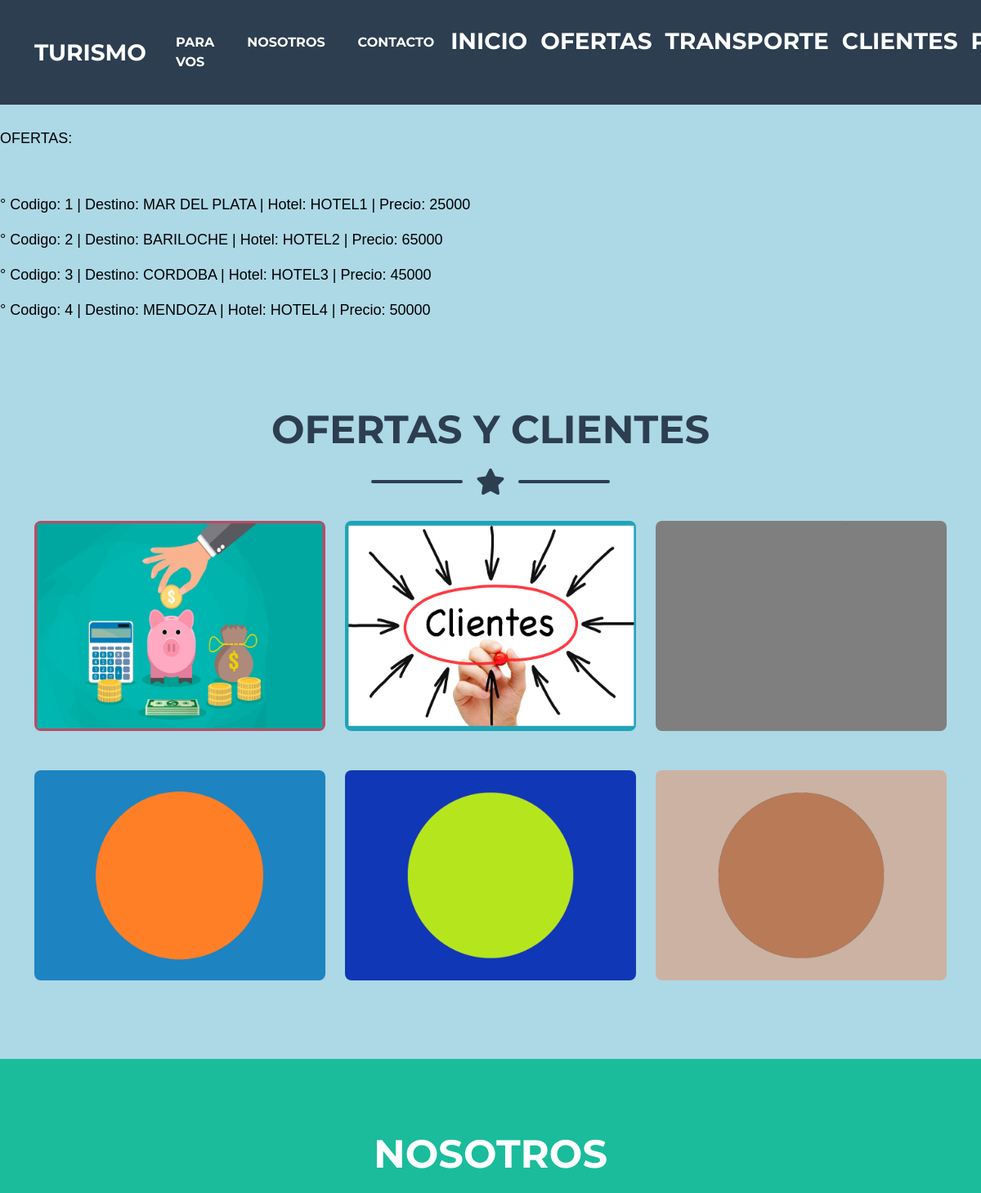
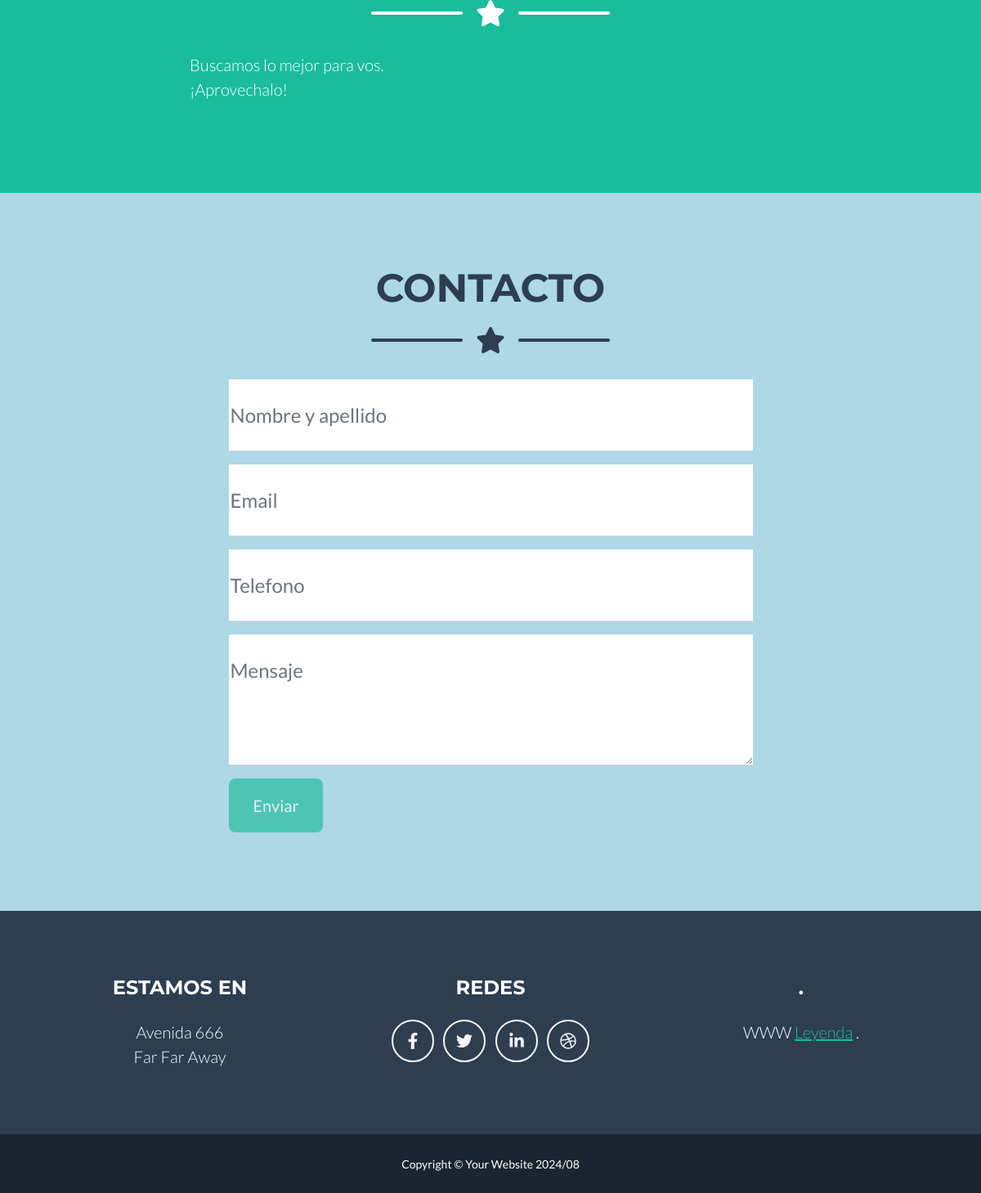
The page /vbc/ofertas/listar on the database its author committed (2 pictures, top to bottom).
### App01/models.py (models this page shows)
class Destino(models.Model):
    codigo = models.IntegerField()
    nombre = models.CharField(max_length=30)
    ubicacion = models.CharField(max_length=30)
    contacto = models.EmailField()
    hotel = models.CharField(max_length=30)
    precio = models.IntegerField()
    def __str__(self):
        return f"Codigo: {self.codigo} - Ciudad {self.nombre} - PrecioDiario {self.precio} - Hotel {self.hotel}"

### Appvbc/views.py (the view)
# urls.py: path("ofertas/listar", views.ofertasListView.as_view(), name="Ofertas.")
class ofertasListView(ListView):
    model = Destino
    context_object_name = "ofertas"
    template_name = "Appvbc/ofertas.html"

### Appvbc/templates/Appvbc/ofertas.html (shortened to what this page needs)
<!DOCTYPE html>
{% extends "App01/_base.html" %}
{% load static %}
{% block Cambia %}
<body>
    <font color="Black" face="arial" size=4&gt>
<br />
<br />
<br />
<br />
OFERTAS: <br />  <br /> <br />
{% for p in ofertas %}
<p>° Codigo: {{p.codigo}} | Destino: {{p.nombre}} | Hotel: {{p.hotel}} | Precio: {{p.precio}}</p>
{% endfor %}
</font>
</body>
{% endblock %}

### App01/templates/App01/_base.html (shortened to what this page needs)
<!DOCTYPE html>
<html lang="en">
   <head>
        {% load static %}
        <link href="{% static 'App01/css/styles.css' %}" rel="stylesheet" />
    </head>
    <body id="page-top" style="background-color:LightBlue;">
        <nav class="navbar navbar-expand-lg bg-secondary text-uppercase fixed-top" id="mainNav">
            <div class="container">
                <a class="navbar-brand" href="#page-top">Turismo</a>
                <div class=id="collapse navbar-collapse" id="navbarResponsive">
                    <ul class="navbar-nav ms-auto">
                        <li class="nav-item mx-0 mx-lg-1"><a class="nav-link py-3 px-0 px-lg-3 rounded" href="#portfolio">Para vos</a></li>
                        <li class="nav-item mx-0 mx-lg-1"><a class="nav-link py-3 px-0 px-lg-3 rounded" href="#about">Nosotros</a></li>
                        <li class="nav-item mx-0 mx-lg-1"><a class="nav-link py-3 px-0 px-lg-3 rounded" href="#contact">Contacto</a></li>
                <a class="navbar-brand" href="{% url 'Inicio' %}">Inicio</a>
                <a class="navbar-brand" href="{% url 'Ofertas.' %}">Ofertas</a>
                <a class="navbar-brand" href="{% url 'OfertasTransporte' %}">Transporte</a>
                <a class="navbar-brand" href="{% url 'IngreseCliente' %}">Clientes</a>
                <a class="navbar-brand" href="{% url 'Ingrese' %}">Presupuesto</a>
                    </ul>
                </div>
            </div>
        </nav>
<br />
<br />
    {% block Cambia %}
    {% endblock %}
        <section class="page-section portfolio" id="portfolio">
            <div class="container">
                <h2 class="page-section-heading text-center text-uppercase text-secondary mb-0">OFERTAS Y CLIENTES</h2>
                <div class="divider-custom">
                    <div class="divider-custom-line"></div>
                    <div class="divider-custom-icon"><i class="fas fa-star"></i></div>
                    <div class="divider-custom-line"></div>
                </div>
                <div class="row justify-content-center">
                    <div class="col-md-6 col-lg-4 mb-5">
                        <div class="portfolio-item mx-auto" data-bs-toggle="modal" data-bs-target="#portfolioModal1">
                            <img class="img-fluid" src="/static/App01/assets/img/portfolio/cabin.png" alt="..." />
                        </div>
                    </div>
                    <div class="col-md-6 col-lg-4 mb-5">
                        <div class="portfolio-item mx-auto" data-bs-toggle="modal" data-bs-target="#portfolioModal2">
                            <img class="img-fluid" src="/static/App01/assets/img/portfolio/cake.png" alt="..." />
                        </div>
                    </div>
                    <div class="col-md-6 col-lg-4 mb-5">
                        <div class="portfolio-item mx-auto" data-bs-toggle="modal" data-bs-target="#portfolioModal3">
                            <img class="img-fluid" src="/static/App01/assets/img/portfolio/circus.png" alt="..." />
                        </div>
                    </div>
                    <div class="col-md-6 col-lg-4 mb-5 mb-lg-0">
                        <div class="portfolio-item mx-auto" data-bs-toggle="modal" data-bs-target="#portfolioModal4">
                            <img class="img-fluid" src="/static/App01/assets/img/portfolio/game.png" alt="..." />
                        </div>
                    </div>
                    <div class="col-md-6 col-lg-4 mb-5 mb-md-0">
                        <div class="portfolio-item mx-auto" data-bs-toggle="modal" data-bs-target="#portfolioModal5">
                            <img class="img-fluid" src="/static/App01/assets/img/portfolio/safe.png" alt="..." />
                        </div>
                    </div>
                    <div class="col-md-6 col-lg-4">
                        <div class="portfolio-item mx-auto" data-bs-toggle="modal" data-bs-target="#portfolioModal6">
                            <img class="img-fluid" src="/static/App01/assets/img/portfolio/submarine.png" alt="..." />
                        </div>
                    </div>
                </div>
            </div>
        </section>
        <section class="page-section bg-primary text-white mb-0" id="about">
            <div class="container">
                <h2 class="page-section-heading text-center text-uppercase text-white">NOSOTROS</h2>
                <div class="divider-custom divider-light">
                    <div class="divider-custom-line"></div>
                    <div class="divider-custom-icon"><i class="fas fa-star"></i></div>
                    <div class="divider-custom-line"></div>
                </div>
                <div class="row">
                    <div class="col-lg-4 ms-auto"><p class="lead">Buscamos lo mejor para vos. ¡Aprovechalo!</p></div>
                    <div class="col-lg-4 me-auto"><p class="lead"></p></div>
                </div>
            </div>
        </section>
        <section class="page-section" id="contact">
            <div class="container">
                <h2 class="page-section-heading text-center text-uppercase text-secondary mb-0">CONTACTO</h2>
                <div class="divider-custom">
                    <div class="divider-custom-line"></div>
                    <div class="divider-custom-icon"><i class="fas fa-star"></i></div>
                    <div class="divider-custom-line"></div>
                </div>
                <div class="row justify-content-center">
                    <div class="col-lg-8 col-xl-7">
                        <form id="contactForm" data-sb-form-api-token="API_TOKEN">
                            <div class="form-floating mb-3">
                                <input class="form-control" id="name" type="text" placeholder="Enter your name..." data-sb-validations="required" />
                                <label for="name">Nombre y apellido</label>
                            </div>
                            <div class="form-floating mb-3">
                                <input class="form-control" id="email" type="email" placeholder="name@example.com" data-sb-validations="required,email" />
                                <label for="email">Email</label>
                            </div>
                            <div class="form-floating mb-3">
                                <input class="form-control" id="phone" type="tel" placeholder="(123) 456-7890" data-sb-validations="required" />
                                <label for="phone">Telefono</label>
                            </div>
                            <div class="form-floating mb-3">
                                <textarea class="form-control" id="message" type="text" placeholder="Enter your message here..." style="height: 10rem" data-sb-validations="required"></textarea>
                                <label for="message">Mensaje</label>
                            </div>
                            <button class="btn btn-primary btn-xl disabled" id="submitButton" type="submit">Enviar</button>
                        </form>
                    </div>
                </div>
            </div>
        </section>
        <footer class="footer text-center">
            <div class="container">
                <div class="row">
                    <div class="col-lg-4 mb-5 mb-lg-0">
                        <h4 class="text-uppercase mb-4">Estamos en</h4>
                        <p class="lead mb-0">
                            Avenida 666
                            <br />
                            Far Far Away
                        </p>
                    </div>
                    <div class="col-lg-4 mb-5 mb-lg-0">
                        <h4 class="text-uppercase mb-4">Redes</h4>
                        <a class="btn btn-outline-light btn-social mx-1" href="#!"><i class="fab fa-fw fa-facebook-f"></i></a>
                        <a class="btn btn-outline-light btn-social mx-1" href="#!"><i class="fab fa-fw fa-twitter"></i></a>
                        <a class="btn btn-outline-light btn-social mx-1" href="#!"><i class="fab fa-fw fa-linkedin-in"></i></a>
                        <a class="btn btn-outline-light btn-social mx-1" href="#!"><i class="fab fa-fw fa-dribbble"></i></a>
                    </div>
                    <div class="col-lg-4">
                        <h4 class="text-uppercase mb-4">.</h4>
                        <p class="lead mb-0">
                            WWW
                            <a href="http://WWW.com">Leyenda</a>
                            .
                        </p>
                    </div>
                </div>
            </div>
        </footer>
        <div class="copyright py-4 text-center text-white">
            <div class="container"><small>Copyright &copy; Your Website 2024/08</small></div>
        </div>
    </body>
</html>

### rows shown on the page
Destino: codigo "1", nombre "MAR DEL PLATA", hotel "HOTEL1", precio "25000"
Destino: codigo "2", nombre "BARILOCHE", hotel "HOTEL2", precio "65000"
Destino: codigo "3", nombre "CORDOBA", hotel "HOTEL3", precio "45000"
Destino: codigo "4", nombre "MENDOZA", hotel "HOTEL4", precio "50000"
